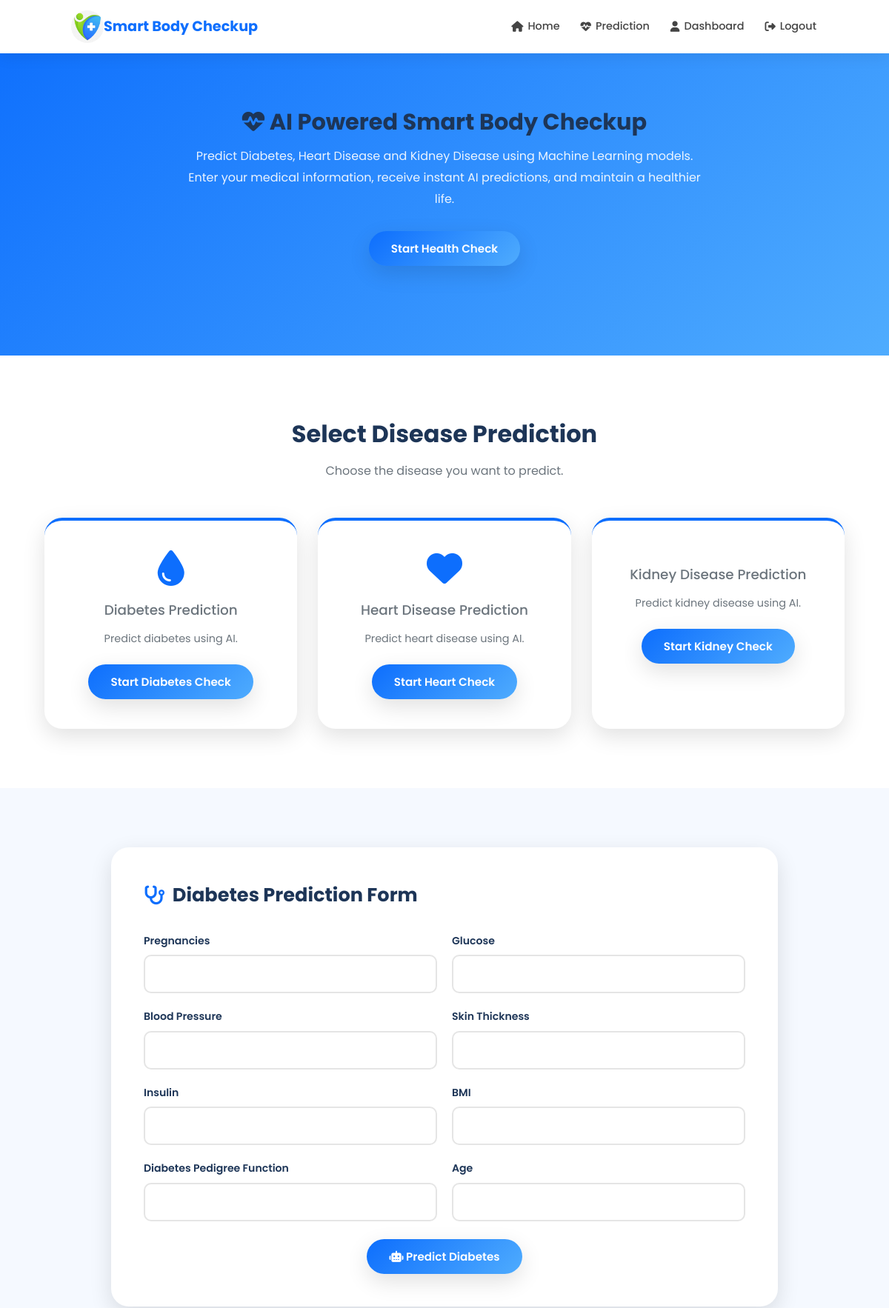
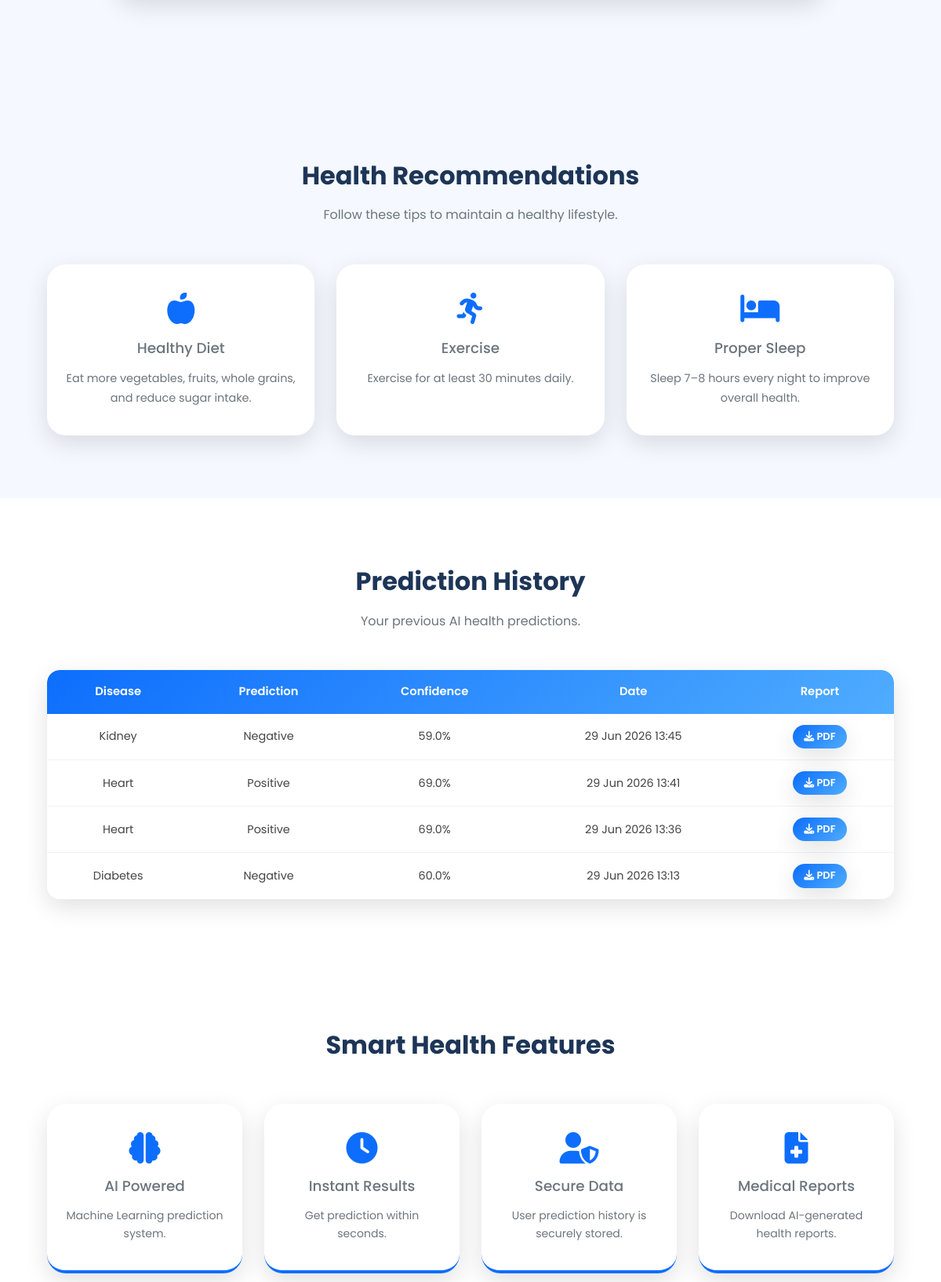
The app's page /prediction/ (signed in, upper part) with its own data (2 pictures, top to bottom).
### prediction/models.py (models this page shows, shortened)
class Prediction(models.Model):
    DISEASE_CHOICES = [
        ("Diabetes", "Diabetes"),
        ("Heart Disease", "Heart Disease"),
        ("Kidney Disease", "Kidney Disease"),
    ]
    RESULT_CHOICES = [
        ("Positive", "Positive"),
        ("Negative", "Negative"),
    ]
    user = models.ForeignKey(
        User,
        on_delete=models.CASCADE,
        related_name="predictions"
    )
    disease = models.CharField(
        max_length=30,
        choices=DISEASE_CHOICES
    )
    result = models.CharField(
        max_length=20,
        choices=RESULT_CHOICES
    )
    probability = models.FloatField(default=0)
    created_at = models.DateTimeField(auto_now_add=True)

### prediction/views.py (the view, shortened to what this page needs)
# urls.py: path("prediction/", include("prediction.urls")),
@login_required
def prediction(request):
    result      = None
    probability = None
    history = Prediction.objects.filter(user=request.user).order_by("-created_at")
    return render(request, "prediction.html", {
        "result": result,
        "probability": probability,
        "history": history,
    })

### templates/prediction.html (shortened to what this page needs)
{% extends 'base.html' %}
{% load static %}
{% block content %}
<section class="hero prediction-hero">
    <div class="container">
        <div class="hero-content">
            <h1>
                <i class="fas fa-heartbeat"></i>
                AI Powered Smart Body Checkup
            </h1>
            <p>
                Predict Diabetes, Heart Disease and Kidney Disease using
                Machine Learning models. Enter your medical information,
                receive instant AI predictions, and maintain a healthier life.
            </p>
            <a href="#prediction-section" class="btn">
                Start Health Check
            </a>
        </div>
    </div>
</section>
<section id="prediction-section" class="disease-section">
    <div class="container">
        <div class="section-title">
            <h2>Select Disease Prediction</h2>
            <p>
                Choose the disease you want to predict.
            </p>
        </div>
        <div class="disease-grid">
            <div class="disease-card">
                <i class="fas fa-tint"></i>
                <h3>Diabetes Prediction</h3>
                <p>
                    Predict diabetes using AI.
                </p>
                <button
                    id="diabetesBtn"
                    class="btn">
                    Start Diabetes Check
                </button>
            </div>
            <div class="disease-card">
                <i class="fas fa-heart"></i>
                <h3>Heart Disease Prediction</h3>
                <p>
                    Predict heart disease using AI.
                </p>
                <button
                    id="heartBtn"
                    class="btn">
                    Start Heart Check
                </button>
            </div>
            <div class="disease-card">
                <h3>Kidney Disease Prediction</h3>
                <p>
                    Predict kidney disease using AI.
                </p>
                <button
                    id="kidneyBtn"
                    class="btn">
                    Start Kidney Check
                </button>
            </div>
        </div>
    </div>
</section>
<section class="form-section">
<div class="container">
<div id="diabetesForm">
<div class="form-card">
<h2>
<i class="fas fa-stethoscope"></i>
Diabetes Prediction Form
</h2>
<form method="POST">
<div class="form-grid">
<div class="form-group">
<label>Pregnancies</label>
<input
type="number"
name="Pregnancies"
required>
</div>
<div class="form-group">
<label>Glucose</label>
<input
type="number"
name="Glucose"
required>
</div>
<div class="form-group">
<label>Blood Pressure</label>
<input
type="number"
name="BloodPressure"
required>
</div>
<div class="form-group">
<label>Skin Thickness</label>
<input
type="number"
name="SkinThickness"
required>
</div>
<div class="form-group">
<label>Insulin</label>
<input
type="number"
name="Insulin"
required>
</div>
<div class="form-group">
<label>BMI</label>
<input
type="number"
step="0.1"
name="BMI"
required>
</div>
<div class="form-group">
<label>Diabetes Pedigree Function</label>
<input
type="number"
step="0.001"
name="DiabetesPedigreeFunction"
required>
</div>
<div class="form-group">
<label>Age</label>
<input
type="number"
name="Age"
required>
</div>
</div>
<div class="text-center mt-4">
<button
type="submit"
class="btn btn-primary">
<i class="fas fa-robot"></i>
Predict Diabetes
</button>
</div>
</form>
</div>
</div>
</div>
</section>
<section class="recommendation-section">
<div class="container">
<div class="section-title">
<h2>
Health Recommendations
</h2>
<p>
Follow these tips to maintain a healthy lifestyle.
</p>
</div>
<div class="recommendation-grid">
<div class="recommendation-card">
<i class="fas fa-apple-alt"></i>
<h3>Healthy Diet</h3>
<p>
Eat more vegetables,
fruits,
whole grains,
and reduce sugar intake.
</p>
</div>
<div class="recommendation-card">
<i class="fas fa-running"></i>
<h3>Exercise</h3>
<p>
Exercise for at least
30 minutes daily.
</p>
</div>
<div class="recommendation-card">
<i class="fas fa-bed"></i>
<h3>Proper Sleep</h3>
<p>
Sleep 7–8 hours every night
to improve overall health.
</p>
</div>
</div>
</div>
</section>
{% if history %}
<section class="history-section">
    <div class="container">
        <div class="section-title">
            <h2>
                Prediction History
            </h2>
            <p>
                Your previous AI health predictions.
            </p>
        </div>
        <div class="table-responsive">
            <table class="history-table">
                <thead>
                    <tr>
                        <th>Disease</th>
                        <th>Prediction</th>
                        <th>Confidence</th>
                        <th>Date</th>
                        <th>Report</th>
                    </tr>
                </thead>
                <tbody>
                    {% for item in history %}
                        <tr>
                            <td>{{ item.disease }}</td>
                            <td>{{ item.result }}</td>
                            <td>{{ item.probability }}%</td>
                            <td>{{ item.created_at|date:"d M Y H:i" }}</td>
                            <td>
                                <a href="/prediction/report/{{ item.pk }}/" class="btn" style="padding:6px 14px;font-size:13px;">
                                    <i class="fas fa-download"></i> PDF
                                </a>
                            </td>
                        </tr>
                    {% endfor %}
                </tbody>
            </table>
        </div>
    </div>
</section>
{% endif %}
<section class="stats-section">
    <div class="container">
        <div class="section-title">
            <h2>
                Smart Health Features
            </h2>
        </div>
        <div class="stats-grid">
            <div class="stat-card">
                <i class="fas fa-brain"></i>
                <h3>AI Powered</h3>
                <p>
                    Machine Learning prediction system.
                </p>
            </div>
            <div class="stat-card">
                <i class="fas fa-clock"></i>
                <h3>Instant Results</h3>
                <p>
                    Get prediction within seconds.
                </p>
            </div>
            <div class="stat-card">
                <i class="fas fa-user-shield"></i>
                <h3>Secure Data</h3>
                <p>
                    User prediction history is securely stored.
                </p>
            </div>
            <div class="stat-card">
                <i class="fas fa-file-medical"></i>
                <h3>Medical Reports</h3>
                <p>
                    Download AI-generated health reports.
                </p>
            </div>
        </div>
    </div>
</section>
{% endblock %}

### templates/base.html (shortened to what this page needs)
{% load static %}
<!DOCTYPE html>
<html lang="en">
<head>
    <link rel="stylesheet" href="{% static 'css/style.css' %}">
    <link rel="stylesheet"
        href="https://cdnjs.cloudflare.com/ajax/libs/font-awesome/6.7.2/css/all.min.css">
</head>
<body>
    <nav class="navbar">
        <div class="logo">
            <a href="/" style="display:flex;align-items:center;text-decoration:none;">
                <img src="{% static 'images/logo.png' %}" alt="Logo">
                <span>Smart Body Checkup</span>
            </a>
        </div>
        <ul class="nav-links">
            <li>
                <a href="/">
                    <i class="fas fa-home"></i> Home
                </a>
            </li>
            <li>
                <a href="/prediction/">
                    <i class="fas fa-heartbeat"></i> Prediction
                </a>
            </li>
            {% if user.is_authenticated %}
            <li>
                <a href="/profile/">
                    <i class="fas fa-user"></i> Dashboard
                </a>
            </li>
            <li>
                <a href="/logout/">
                    <i class="fas fa-sign-out-alt"></i> Logout
                </a>
            </li>
            {% endif %}
        </ul>
    </nav>
    {% block content %}
    {% endblock %}
</body>
</html>

### records on screen
Prediction: disease "Kidney", result "Negative", probability "59.0", created_at "29 Jun 2026 13:45"
Prediction: disease "Heart", result "Positive", probability "69.0", created_at "29 Jun 2026 13:41"
Prediction: disease "Heart", result "Positive", probability "69.0", created_at "29 Jun 2026 13:36"
Prediction: disease "Diabetes", result "Negative", probability "60.0", created_at "29 Jun 2026 13:13"
